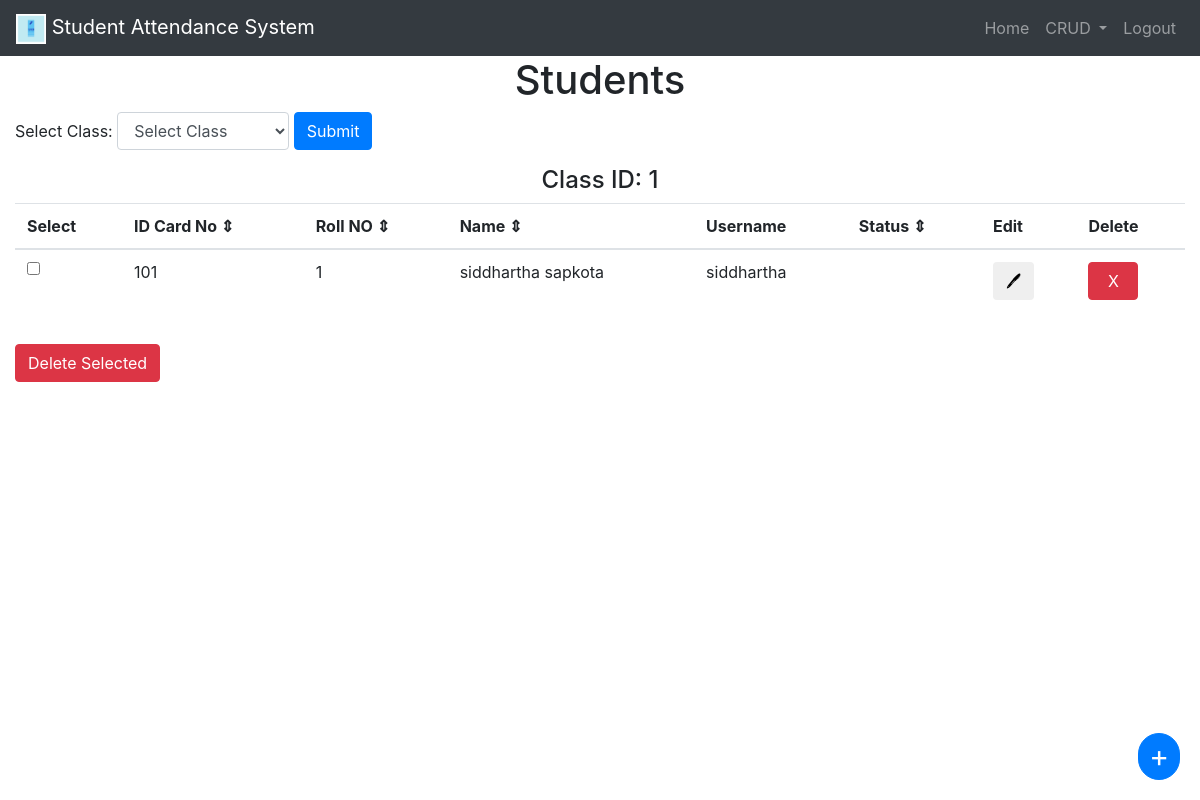
Screenshot of /admin/student.php?cid=1 (signed in) with the database file from the repository.
### tables this page shows
CREATE TABLE `studentinfo` (
  `id` int(11) NOT NULL,
  `rollno` smallint(6) NOT NULL,
  `name` tinytext NOT NULL,
  `username` varchar(200) DEFAULT NULL,
  `password` varchar(200) NOT NULL,
  `email` text NOT NULL,
  `classid` smallint(6) NOT NULL,
  `status` tinyint(4) NOT NULL DEFAULT 0
);

### admin/student.php (the view, shortened to what this page needs)
<html>
<head>
	<link rel="stylesheet" href="https://maxcdn.bootstrapcdn.com/bootstrap/4.0.0/css/bootstrap.min.css">
</head>
<body>
<nav class="navbar navbar-expand-md navbar-dark bg-dark">
    <a href="admin.php" class="navbar-brand abs"><img src="../assets/logo.png" height="30" width="30"> Student Attendance System</a>
    <div class="navbar-collapse collapse justify-content-stretch" id="navbar7">
        <ul class="navbar-nav ml-auto">
        <li class="nav-item">
                <a class="nav-link" href="admin.php">Home</a>
            </li>
            <li class="nav-item dropdown">
        <a class="nav-link dropdown-toggle" href="#" id="navbarDropdown" role="button" data-toggle="dropdown" aria-haspopup="true" aria-expanded="false">
          CRUD
        </a>
      </li>
            <li class="nav-item">
                <a class="nav-link" href="logout.php">Logout</a>
            </li>
        </ul>
    </div>
</nav>
<div>
  <center><h2 style="font-size:2.5em; top: 50%;">Students</h2></center>
</div>
<div class="container-fluid">
<div class="text-center">
<form class="form-inline">
    <label for="cid">Select Class:</label>&nbsp
    <?php
      echo "<select class='form-control' name = 'cid' required>";
      echo "<option value='' disabled selected>Select Class</option>";
        echo "</select>";
    ?>
    <input type="submit" class="btn btn-primary"></input>
</form>
</div>
<?php
if (isset($_GET['cid'])) {
    $cid = $_GET['cid'];
    echo "<div class='text-center'><h4>Class ID: ".$cid."</h4></div>";
?>
<div class="table-responsive">
<?php
    require('connect.php');
    $check = $conn->prepare("SELECT * FROM `classinfo` WHERE `classid` = ?");
    $check->bind_param("i", $cid);
	$check->execute();
    $r = $check->get_result();
    if($r->num_rows == 1){
    $query = $conn->prepare("SELECT * FROM `studentinfo` WHERE `classid` = ?");
    $query->bind_param("i", $cid);
    $query->execute();
    $r = $query->get_result();
    echo('<table id="mytable" class="table table-hover"><thead id="tablehead"><tr><th>Select</th><th id="id">ID Card No &#x21D5;</th><th id="rollno">Roll NO &#x21D5;</th><th id="name">Name &#x21D5;</th><th>Username</th><th id="status">Status &#x21D5;</th><th>Edit</th><th>Delete</th></tr></thead><tbody>');
    while ($assoc = $r->fetch_assoc()){
    echo "<tr>";
    echo "<td><input class='get_value' type='checkbox' name='cid[]' value=".$assoc['id']."></td>";
    echo "<td>".$assoc['id']."</td>";
    echo "<td>".$assoc['rollno']."</td>";
    echo "<td>".$assoc['name']."</td>";
    echo "<td>".$assoc['username']."</td>";
    $status = $assoc['status'];
    if ($status == '0') {
        echo "<td></td>";
    }
    else if ($status == '1') {
        echo "<td>Blocked</td>";
    }
    echo '<td><button type="button" class="btn" data-toggle="modal" data-target="#EditModal" data-sid="'.$assoc['id'].'" data-rollno="'.$assoc['rollno'].'" data-name="'.$assoc['name'].'" data-classid="'.$assoc['classid'].'" data-username="'.$assoc['username'].'" data-status="'.$assoc['status'].'">&#x1f58a;</button></td>';
    echo "<td>";
    echo "<form action='studentdel.php' method='post'  style='width=50%;'>";
    echo "<button class='cnf btn btn-danger' type='submit' name = 'submit' style='width:50;'>X</button>";
    echo "</form>";
    echo"</td>";
    echo "</tr>";
    }
?>
</tbody>
</table>
<button type="button" name="submit" class="btn btn-danger cnf" id="multi-del">Delete Selected</button>
<button id="fab" class="btn btn-primary" type="button" data-toggle="modal" data-target="#addclassModal" >+</button>
</div>
</div>
<?php
}
else{
    echo "INVALID CLASS ID";
  }
}
?>
</body>
</html>

### admin/student.php (style rules this page uses)
#fab { border-radius: 50px; padding:0; padding-left:10; padding-right:10; position: fixed; bottom: 20px; right: 20px; font-size:30; }
#id, #rollno, #name, #status { cursor: pointer; }
.navbar-brand.abs { position: absolute; text-align: center; }

### rows the page displays
studentinfo: id "101", rollno "1", name "siddhartha sapkota", username "siddhartha", status 0 (drawn)

### other values shown
$cid "1"
